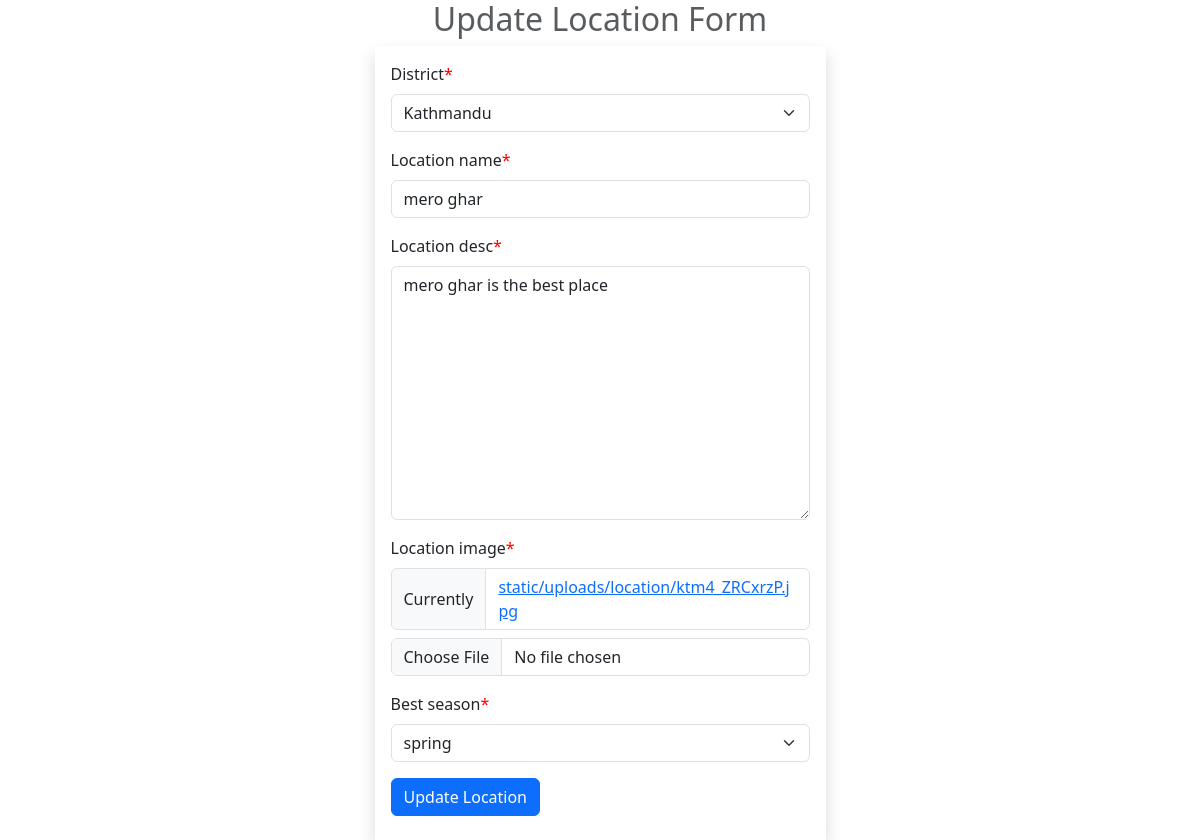
/updatelocation/Kathmandu/4, run on an earlier commit of the app's database.
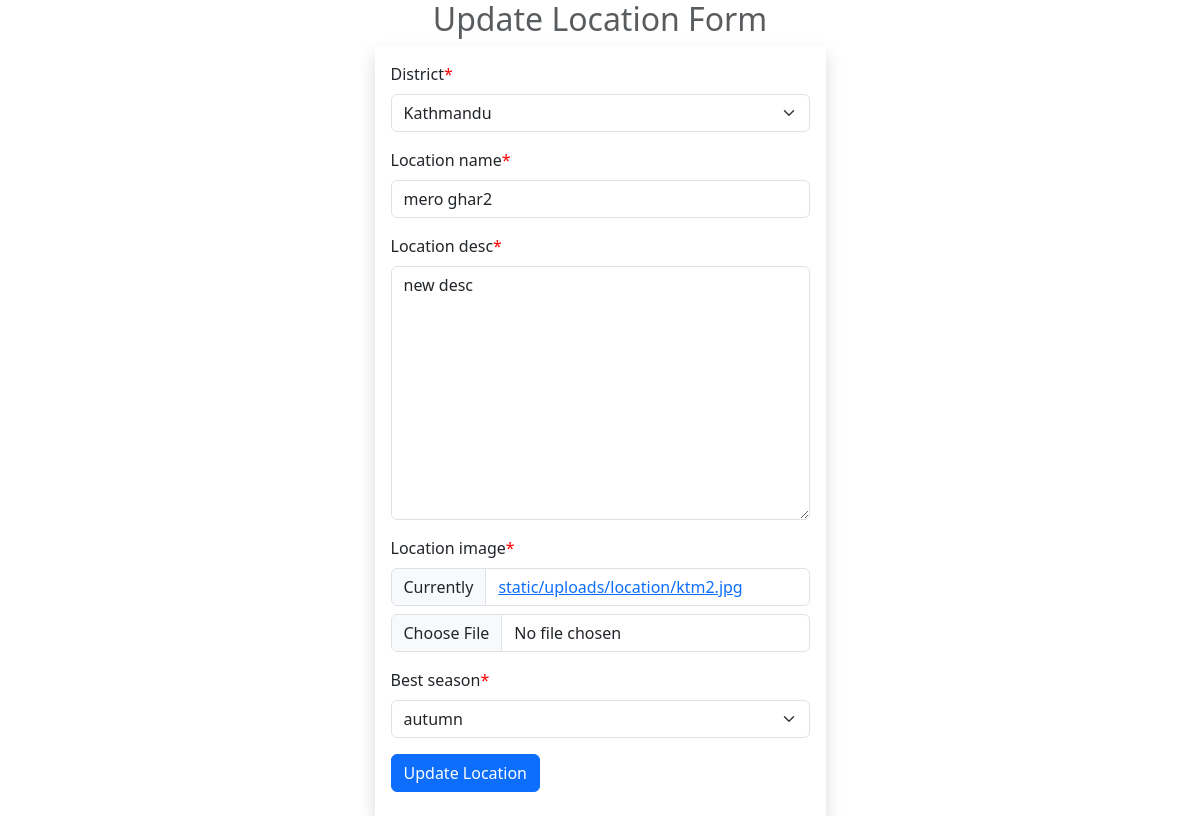
And on a later commit of the database.
### location_data/models.py (models this page shows, shortened)
class Location(models.Model):
    district=models.ForeignKey(District, on_delete=models.CASCADE)
    location_name=models.CharField(max_length=100)
    location_desc=models.TextField()
    location_image = models.FileField(upload_to='static/uploads/location',null=True)
    best_season = models.CharField(max_length=10, default='any', choices=(('any', 'any'), ('spring', 'spring'), ('summer', 'summer'), ('autumn', 'autumn'), ('winter', 'winter')))

### location_data/views.py (the view, shortened to what this page needs)
# urls.py: path('updatelocation/<str:district_name>/<int:location_id>',updatelocation),
def updatelocation(request,district_name,location_id):
    locationInstance=Location.objects.get(id=location_id)
    context={
        'forms':LocationForm(instance=locationInstance)
    }
    return render(request,'location_data/update_location.html',context)

### location_data/forms.py
class LocationForm(ModelForm):
    class Meta:
        model=Location
        fields='__all__'

### location_data/models.py (called while the page is built)
    def __str__(self):
        return self.district_name

### location_data/templates/location_data/update_location.html (shortened to what this page needs)
{% extends 'layout.html' %}
{% load crispy_forms_tags %}
{% block main-content %}
<div class="container">
    <div class="row d-flex justify-content-center">
        <div class="col-md-5">
            <h2 class="text-center text-muted">Update Location Form</h2>
            <form action="" class="shadow p-3" method="post" enctype="multipart/form-data">
                {{ forms | crispy }}
                <div class="my-2">
                    <input type="submit" value="Update Location" class="btn btn-primary">
                </div>
            </form>
        </div>
    </div>
</div>
{%endblock%}

What changed in the data, as far as the page shows it:
changed Location "Kathmandu": location_name "mero ghar" → "mero ghar2"; location_desc "mero ghar is the best place" → "new desc"; best_season "spring" → "autumn"
Also different on the page:
text no longer shown: "District * Location name * Location desc * Location image * Currently static/uploads/location/ktm4_ZRCxrzP.jpg Best season *"
text now shown: "District * Location name * Location desc * Location image * Currently static/uploads/location/ktm2.jpg Best season *"
